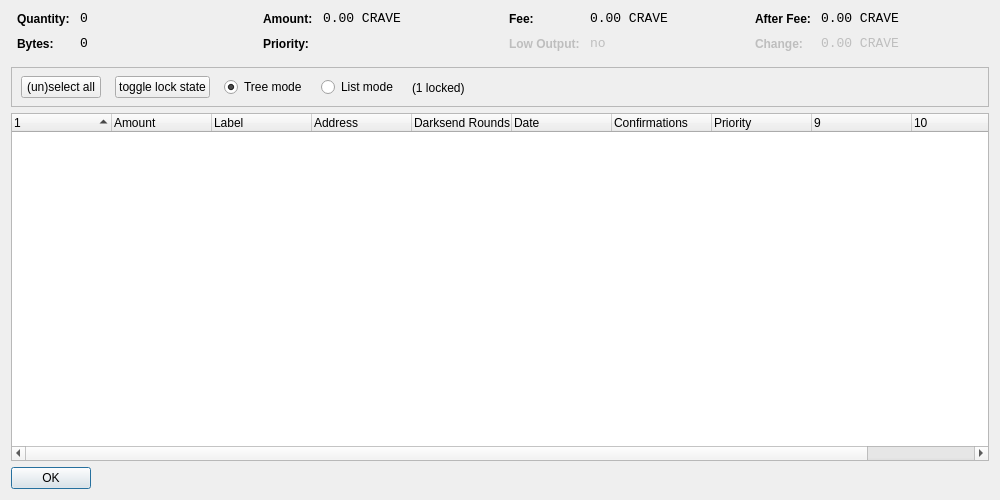
<?xml version="1.0" encoding="UTF-8"?>
<ui version="4.0">
 <class>CoinControlDialog</class>
 <widget class="QDialog" name="CoinControlDialog">
  <property name="geometry">
   <rect>
    <x>0</x>
    <y>0</y>
    <width>1000</width>
    <height>500</height>
   </rect>
  </property>
  <property name="windowTitle">
   <string>Coin Control</string>
  </property>
  <layout class="QVBoxLayout" name="verticalLayout">
   <item>
    <layout class="QHBoxLayout" name="horizontalLayoutTop" stretch="0,0,0,0">
     <property name="topMargin">
      <number>0</number>
     </property>
     <property name="bottomMargin">
      <number>10</number>
     </property>
     <item>
      <layout class="QFormLayout" name="formLayoutCoinControl1">
       <property name="horizontalSpacing">
        <number>10</number>
       </property>
       <property name="verticalSpacing">
        <number>10</number>
       </property>
       <property name="leftMargin">
        <number>6</number>
       </property>
       <property name="rightMargin">
        <number>6</number>
       </property>
       <item row="0" column="0">
        <widget class="QLabel" name="labelCoinControlQuantityText">
         <property name="styleSheet">
          <string notr="true">font-weight:bold;</string>
         </property>
         <property name="text">
          <string>Quantity:</string>
         </property>
        </widget>
       </item>
       <item row="0" column="1">
        <widget class="QLabel" name="labelCoinControlQuantity">
         <property name="font">
          <font>
           <family>Monospace</family>
           <pointsize>10</pointsize>
          </font>
         </property>
         <property name="cursor">
          <cursorShape>IBeamCursor</cursorShape>
         </property>
         <property name="contextMenuPolicy">
          <enum>Qt::ActionsContextMenu</enum>
         </property>
         <property name="text">
          <string notr="true">0</string>
         </property>
         <property name="textInteractionFlags">
          <set>Qt::LinksAccessibleByMouse|Qt::TextSelectableByKeyboard|Qt::TextSelectableByMouse</set>
         </property>
        </widget>
       </item>
       <item row="1" column="0">
        <widget class="QLabel" name="labelCoinControlBytesText">
         <property name="styleSheet">
          <string notr="true">font-weight:bold;</string>
         </property>
         <property name="text">
          <string>Bytes:</string>
         </property>
        </widget>
       </item>
       <item row="1" column="1">
        <widget class="QLabel" name="labelCoinControlBytes">
         <property name="font">
          <font>
           <family>Monospace</family>
           <pointsize>10</pointsize>
          </font>
         </property>
         <property name="cursor">
          <cursorShape>IBeamCursor</cursorShape>
         </property>
         <property name="contextMenuPolicy">
          <enum>Qt::ActionsContextMenu</enum>
         </property>
         <property name="text">
          <string notr="true">0</string>
         </property>
         <property name="textInteractionFlags">
          <set>Qt::LinksAccessibleByMouse|Qt::TextSelectableByKeyboard|Qt::TextSelectableByMouse</set>
         </property>
        </widget>
       </item>
      </layout>
     </item>
     <item>
      <layout class="QFormLayout" name="formLayoutCoinControl2">
       <property name="horizontalSpacing">
        <number>10</number>
       </property>
       <property name="verticalSpacing">
        <number>10</number>
       </property>
       <property name="leftMargin">
        <number>6</number>
       </property>
       <property name="rightMargin">
        <number>6</number>
       </property>
       <item row="0" column="0">
        <widget class="QLabel" name="labelCoinControlAmountText">
         <property name="styleSheet">
          <string notr="true">font-weight:bold;</string>
         </property>
         <property name="text">
          <string>Amount:</string>
         </property>
        </widget>
       </item>
       <item row="0" column="1">
        <widget class="QLabel" name="labelCoinControlAmount">
         <property name="font">
          <font>
           <family>Monospace</family>
           <pointsize>10</pointsize>
          </font>
         </property>
         <property name="cursor">
          <cursorShape>IBeamCursor</cursorShape>
         </property>
         <property name="contextMenuPolicy">
          <enum>Qt::ActionsContextMenu</enum>
         </property>
         <property name="text">
          <string notr="true">0.00 CRAVE</string>
         </property>
         <property name="textInteractionFlags">
          <set>Qt::LinksAccessibleByMouse|Qt::TextSelectableByKeyboard|Qt::TextSelectableByMouse</set>
         </property>
        </widget>
       </item>
       <item row="1" column="0">
        <widget class="QLabel" name="labelCoinControlPriorityText">
         <property name="styleSheet">
          <string notr="true">font-weight:bold;</string>
         </property>
         <property name="text">
          <string>Priority:</string>
         </property>
        </widget>
       </item>
       <item row="1" column="1">
        <widget class="QLabel" name="labelCoinControlPriority">
         <property name="font">
          <font>
           <family>Monospace</family>
           <pointsize>10</pointsize>
          </font>
         </property>
         <property name="cursor">
          <cursorShape>IBeamCursor</cursorShape>
         </property>
         <property name="contextMenuPolicy">
          <enum>Qt::ActionsContextMenu</enum>
         </property>
         <property name="text">
          <string/>
         </property>
         <property name="textInteractionFlags">
          <set>Qt::LinksAccessibleByMouse|Qt::TextSelectableByKeyboard|Qt::TextSelectableByMouse</set>
         </property>
        </widget>
       </item>
      </layout>
     </item>
     <item>
      <layout class="QFormLayout" name="formLayoutCoinControl3">
       <property name="horizontalSpacing">
        <number>10</number>
       </property>
       <property name="verticalSpacing">
        <number>10</number>
       </property>
       <property name="leftMargin">
        <number>6</number>
       </property>
       <property name="rightMargin">
        <number>6</number>
       </property>
       <item row="0" column="0">
        <widget class="QLabel" name="labelCoinControlFeeText">
         <property name="styleSheet">
          <string notr="true">font-weight:bold;</string>
         </property>
         <property name="text">
          <string>Fee:</string>
         </property>
        </widget>
       </item>
       <item row="0" column="1">
        <widget class="QLabel" name="labelCoinControlFee">
         <property name="font">
          <font>
           <family>Monospace</family>
           <pointsize>10</pointsize>
          </font>
         </property>
         <property name="cursor">
          <cursorShape>IBeamCursor</cursorShape>
         </property>
         <property name="contextMenuPolicy">
          <enum>Qt::ActionsContextMenu</enum>
         </property>
         <property name="text">
          <string notr="true">0.00 CRAVE</string>
         </property>
         <property name="textInteractionFlags">
          <set>Qt::LinksAccessibleByMouse|Qt::TextSelectableByKeyboard|Qt::TextSelectableByMouse</set>
         </property>
        </widget>
       </item>
       <item row="1" column="0">
        <widget class="QLabel" name="labelCoinControlLowOutputText">
         <property name="enabled">
          <bool>false</bool>
         </property>
         <property name="styleSheet">
          <string notr="true">font-weight:bold;</string>
         </property>
         <property name="text">
          <string>Low Output:</string>
         </property>
        </widget>
       </item>
       <item row="1" column="1">
        <widget class="QLabel" name="labelCoinControlLowOutput">
         <property name="enabled">
          <bool>false</bool>
         </property>
         <property name="font">
          <font>
           <family>Monospace</family>
           <pointsize>10</pointsize>
          </font>
         </property>
         <property name="cursor">
          <cursorShape>IBeamCursor</cursorShape>
         </property>
         <property name="contextMenuPolicy">
          <enum>Qt::ActionsContextMenu</enum>
         </property>
         <property name="text">
          <string notr="true">no</string>
         </property>
         <property name="textInteractionFlags">
          <set>Qt::LinksAccessibleByMouse|Qt::TextSelectableByKeyboard|Qt::TextSelectableByMouse</set>
         </property>
        </widget>
       </item>
      </layout>
     </item>
     <item>
      <layout class="QFormLayout" name="formLayoutCoinControl4">
       <property name="horizontalSpacing">
        <number>10</number>
       </property>
       <property name="verticalSpacing">
        <number>10</number>
       </property>
       <property name="leftMargin">
        <number>6</number>
       </property>
       <property name="rightMargin">
        <number>6</number>
       </property>
       <item row="0" column="0">
        <widget class="QLabel" name="labelCoinControlAfterFeeText">
         <property name="styleSheet">
          <string notr="true">font-weight:bold;</string>
         </property>
         <property name="text">
          <string>After Fee:</string>
         </property>
        </widget>
       </item>
       <item row="0" column="1">
        <widget class="QLabel" name="labelCoinControlAfterFee">
         <property name="font">
          <font>
           <family>Monospace</family>
           <pointsize>10</pointsize>
          </font>
         </property>
         <property name="cursor">
          <cursorShape>IBeamCursor</cursorShape>
         </property>
         <property name="contextMenuPolicy">
          <enum>Qt::ActionsContextMenu</enum>
         </property>
         <property name="text">
          <string notr="true">0.00 CRAVE</string>
         </property>
         <property name="textInteractionFlags">
          <set>Qt::LinksAccessibleByMouse|Qt::TextSelectableByKeyboard|Qt::TextSelectableByMouse</set>
         </property>
        </widget>
       </item>
       <item row="1" column="0">
        <widget class="QLabel" name="labelCoinControlChangeText">
         <property name="enabled">
          <bool>false</bool>
         </property>
         <property name="styleSheet">
          <string notr="true">font-weight:bold;</string>
         </property>
         <property name="text">
          <string>Change:</string>
         </property>
        </widget>
       </item>
       <item row="1" column="1">
        <widget class="QLabel" name="labelCoinControlChange">
         <property name="enabled">
          <bool>false</bool>
         </property>
         <property name="font">
          <font>
           <family>Monospace</family>
           <pointsize>10</pointsize>
          </font>
         </property>
         <property name="cursor">
          <cursorShape>IBeamCursor</cursorShape>
         </property>
         <property name="contextMenuPolicy">
          <enum>Qt::ActionsContextMenu</enum>
         </property>
         <property name="text">
          <string notr="true">0.00 CRAVE</string>
         </property>
         <property name="textInteractionFlags">
          <set>Qt::LinksAccessibleByMouse|Qt::TextSelectableByKeyboard|Qt::TextSelectableByMouse</set>
         </property>
        </widget>
       </item>
      </layout>
     </item>
    </layout>
   </item>
   <item>
    <widget class="QFrame" name="frame">
     <property name="minimumSize">
      <size>
       <width>0</width>
       <height>40</height>
      </size>
     </property>
     <property name="frameShape">
      <enum>QFrame::StyledPanel</enum>
     </property>
     <property name="frameShadow">
      <enum>QFrame::Sunken</enum>
     </property>
     <widget class="QWidget" name="horizontalLayoutWidget">
      <property name="geometry">
       <rect>
        <x>10</x>
        <y>0</y>
        <width>781</width>
        <height>41</height>
       </rect>
      </property>
      <layout class="QHBoxLayout" name="horizontalLayoutPanel" stretch="0,0,0,0,0">
       <property name="spacing">
        <number>14</number>
       </property>
       <item>
        <widget class="QPushButton" name="pushButtonSelectAll">
         <property name="sizePolicy">
          <sizepolicy hsizetype="Maximum" vsizetype="Fixed">
           <horstretch>0</horstretch>
           <verstretch>0</verstretch>
          </sizepolicy>
         </property>
         <property name="text">
          <string>(un)select all</string>
         </property>
        </widget>
       </item>
        <item>
         <widget class="QPushButton" name="pushButtonToggleLock">
          <property name="sizePolicy">
           <sizepolicy hsizetype="Maximum" vsizetype="Fixed">
            <horstretch>0</horstretch>
            <verstretch>0</verstretch>
           </sizepolicy>
          </property>
          <property name="text">
           <string>toggle lock state</string>
          </property>
          <property name="autoDefault">
           <bool>false</bool>
          </property>
         </widget>
        </item>
       <item>
        <widget class="QRadioButton" name="radioTreeMode">
         <property name="sizePolicy">
          <sizepolicy hsizetype="Maximum" vsizetype="Fixed">
           <horstretch>0</horstretch>
           <verstretch>0</verstretch>
          </sizepolicy>
         </property>
         <property name="text">
          <string>Tree mode</string>
         </property>
         <property name="checked">
          <bool>true</bool>
         </property>
        </widget>
       </item>
       <item>
        <widget class="QRadioButton" name="radioListMode">
         <property name="sizePolicy">
          <sizepolicy hsizetype="Maximum" vsizetype="Fixed">
           <horstretch>0</horstretch>
           <verstretch>0</verstretch>
          </sizepolicy>
         </property>
         <property name="text">
          <string>List mode</string>
         </property>
        </widget>
       </item>
        <item>
         <widget class="QLabel" name="labelLocked">
          <property name="text">
           <string>(1 locked)</string>
          </property>
         </widget>
        </item>
       <item>
        <spacer name="horizontalSpacer">
         <property name="orientation">
          <enum>Qt::Horizontal</enum>
         </property>
         <property name="sizeHint" stdset="0">
          <size>
           <width>40</width>
           <height>20</height>
          </size>
         </property>
        </spacer>
       </item>
      </layout>
     </widget>
    </widget>
   </item>
   <item>
    <widget class="CoinControlTreeWidget" name="treeWidget">
     <property name="contextMenuPolicy">
      <enum>Qt::CustomContextMenu</enum>
     </property>
     <property name="sortingEnabled">
      <bool>false</bool>
     </property>
     <property name="columnCount">
      <number>11</number>
     </property>
     <attribute name="headerShowSortIndicator" stdset="0">
      <bool>true</bool>
     </attribute>
     <attribute name="headerStretchLastSection">
      <bool>false</bool>
     </attribute>
     <column>
      <property name="text">
       <string/>
      </property>
     </column>
     <column>
      <property name="text">
       <string>Amount</string>
      </property>
     </column>
     <column>
      <property name="text">
       <string>Label</string>
      </property>
     </column>
     <column>
      <property name="text">
       <string>Address</string>
      </property>
     </column>
     <column>
      <property name="text">
       <string>Darksend Rounds</string>
      </property>
    </column>
     <column>
      <property name="text">
       <string>Date</string>
      </property>
     </column>
     <column>
      <property name="text">
       <string>Confirmations</string>
      </property>
      <property name="toolTip">
       <string>Confirmed</string>
      </property>
     </column>
     <column>
      <property name="text">
       <string>Priority</string>
      </property>
     </column>
     <column>
      <property name="text">
       <string/>
      </property>
     </column>
     <column>
      <property name="text">
       <string/>
      </property>
     </column>
     <column>
      <property name="text">
       <string/>
      </property>
     </column>
     <column>
      <property name="text">
       <string/>
      </property>
     </column>
    </widget>
   </item>
   <item>
    <widget class="QDialogButtonBox" name="buttonBox">
     <property name="sizePolicy">
      <sizepolicy hsizetype="Maximum" vsizetype="Fixed">
       <horstretch>0</horstretch>
       <verstretch>0</verstretch>
      </sizepolicy>
     </property>
     <property name="orientation">
      <enum>Qt::Horizontal</enum>
     </property>
     <property name="standardButtons">
      <set>QDialogButtonBox::Ok</set>
     </property>
    </widget>
   </item>
  </layout>
 </widget>
 <customwidgets>
  <customwidget>
   <class>CoinControlTreeWidget</class>
   <extends>QTreeWidget</extends>
   <header>coincontroltreewidget.h</header>
  </customwidget>
 </customwidgets>
 <resources/>
 <connections/>
</ui>
